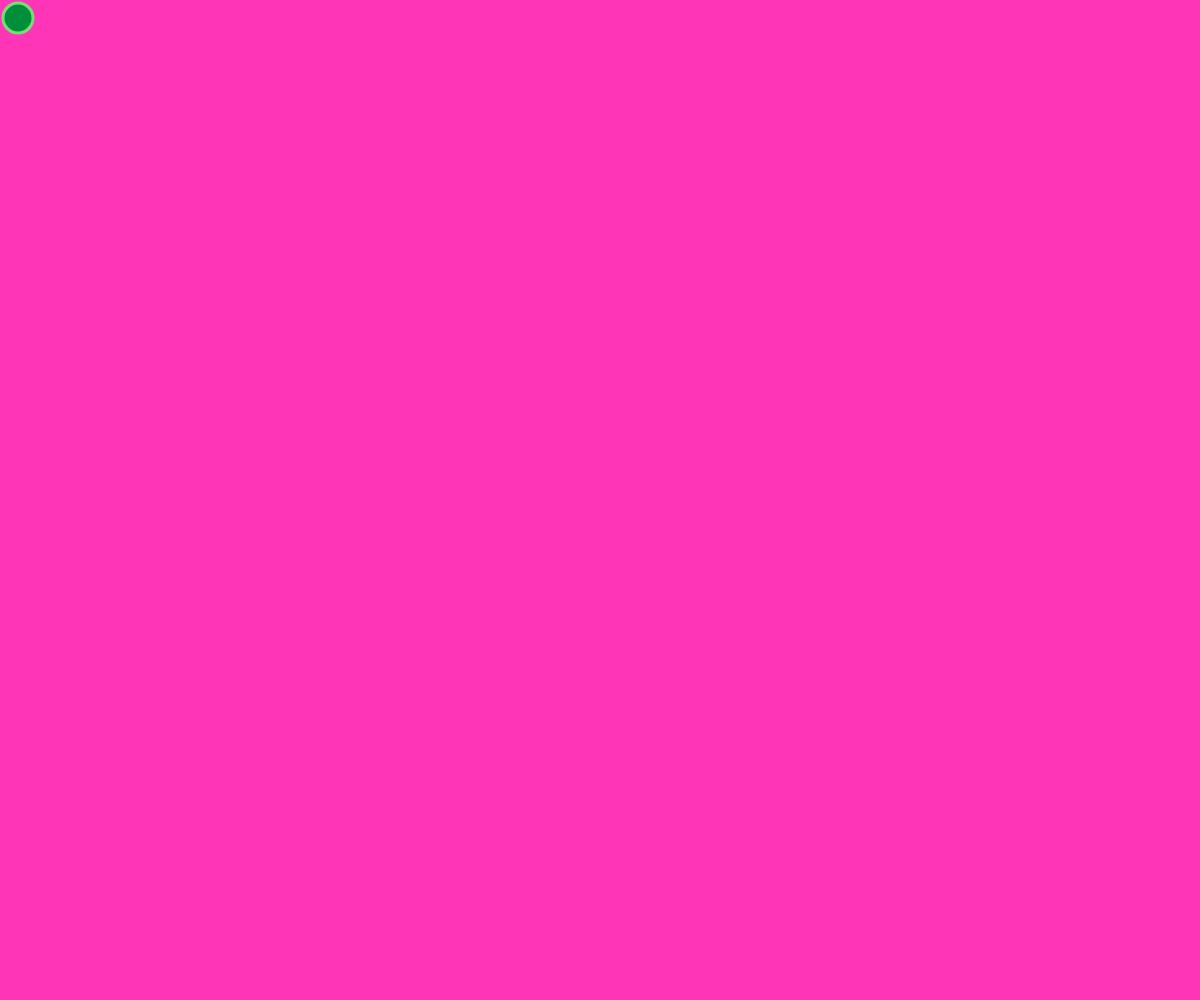
Frame 1 (no input)
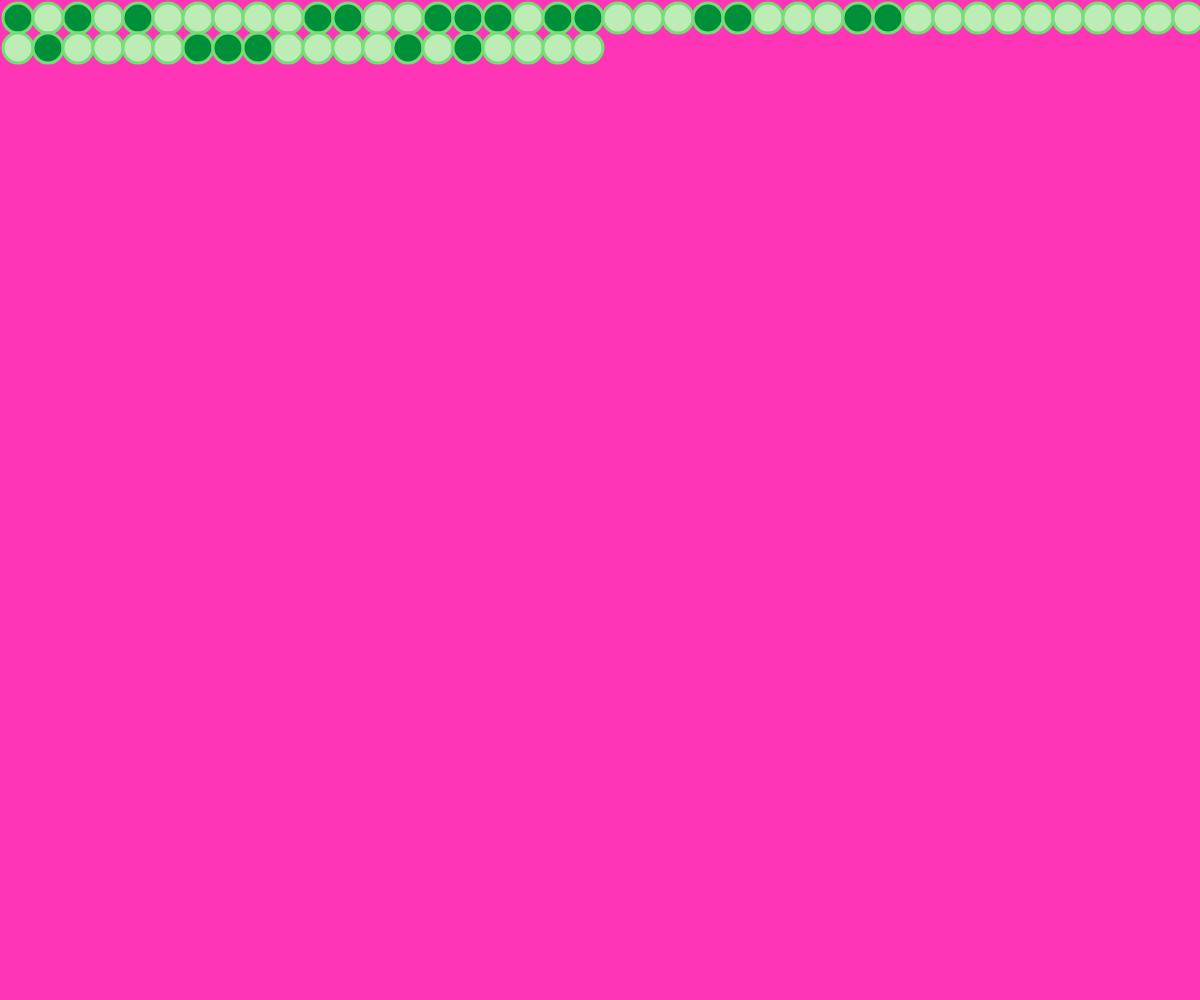
Frame 60 (no input)
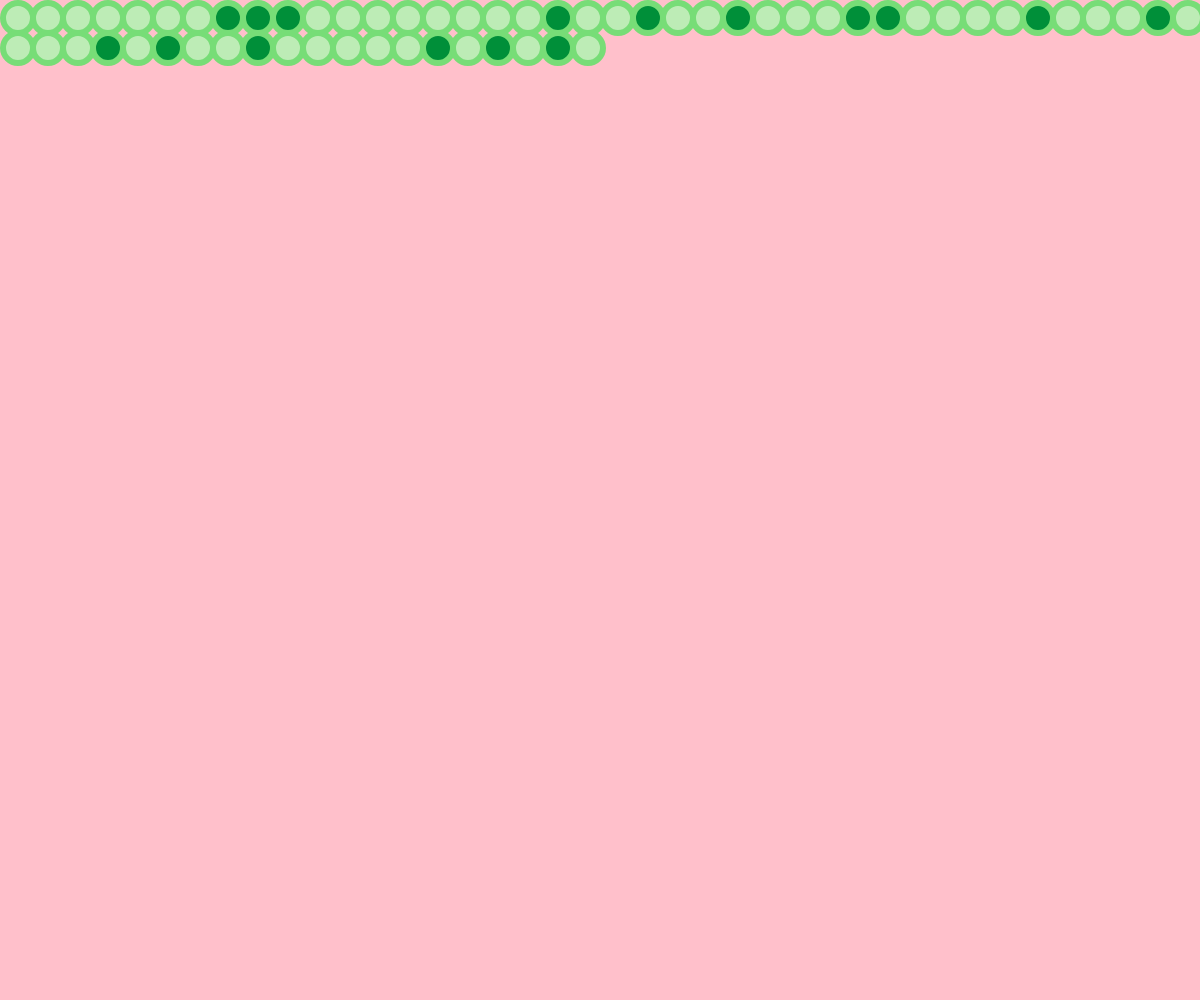
Frame 120 (the mouse pressed at the canvas centre since frame 60)

The p5.js sketch that drew these frames (run headless with seeded random() and noise() and a simulated clock; from frame 60 on, the mouse is pressed at the canvas centre):

// p5.js sketch
// ── sketch.js
//10PRINT STEFANIA PAPA
//VARIAZIONE ELLIPSE

var x = 0; 
var y = 0; 
var g = 30; // dimensione griglia
var spessore = (g/10); //spessore linea


function setup() {
  
  createCanvas(windowWidth, windowHeight);
  background(255,53,184);
 
}

function draw() {
  
  strokeWeight(spessore);
  // lancio la monetina e disegno 
  if (testa()) {
    stroke(119, 221, 119);
    fill (189, 236, 182);
    ellipse(x + g/10 + g/2, y+ g/10+g/2, g)
  } else {
    stroke(119, 221, 119);
    fill (0, 143, 57);
    ellipse(x + g/10+g/2, y + g/10+g/2, g)
  }
  // passo alla casella a lato
  x= x + g ;
  // se sono in fondo alla riga vado a capo alla riga successiva
  if (x >= width) {
    x = 0;
    y= y + g;
    
  }
  // se sono in fondo alla pagina ricomincio con spessore minore
  if (y >= height) {
    background(255,53,184);
    x=0;
    y = 0;
    spessore= g/30;
  
  }
}

 
//premendo il mouse cambia colore di sfondo e riparte a disegnare
//divide e raddoppia lo spessore
function mousePressed() {
  x = 0;
  y = 0;

    spessore = spessore*2;
   background(255,192,203);
    }
    

// lancio della monetina per probabilità
function testa() {
  if (random(3) <= 2) {
    return (true); // testa
  } else {
    return (false); // croce
  }
}
